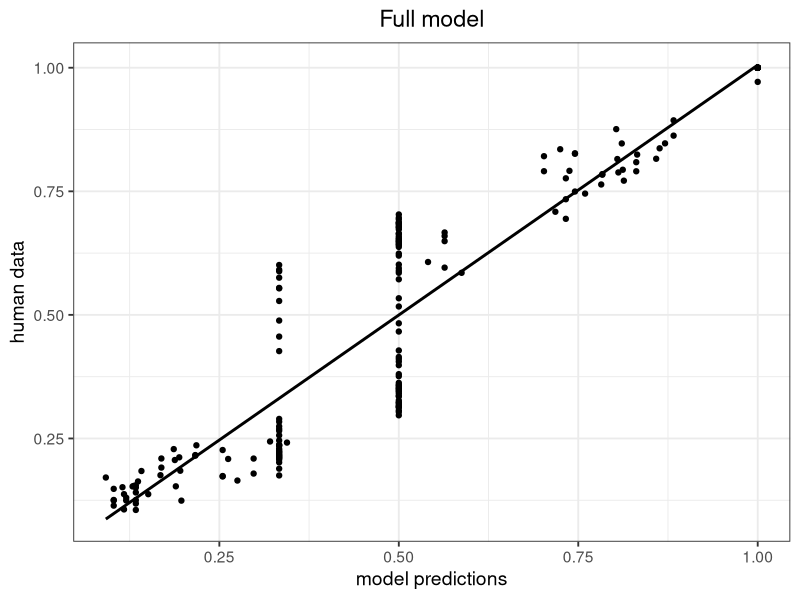
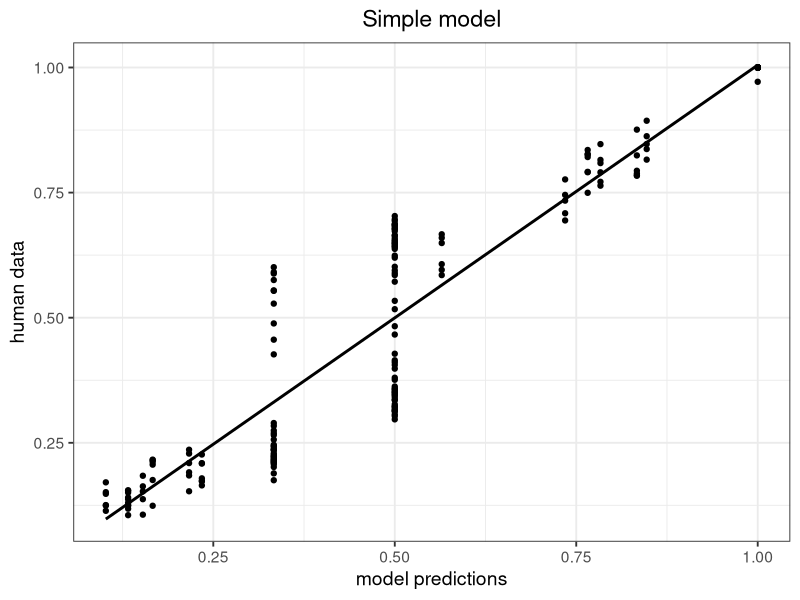
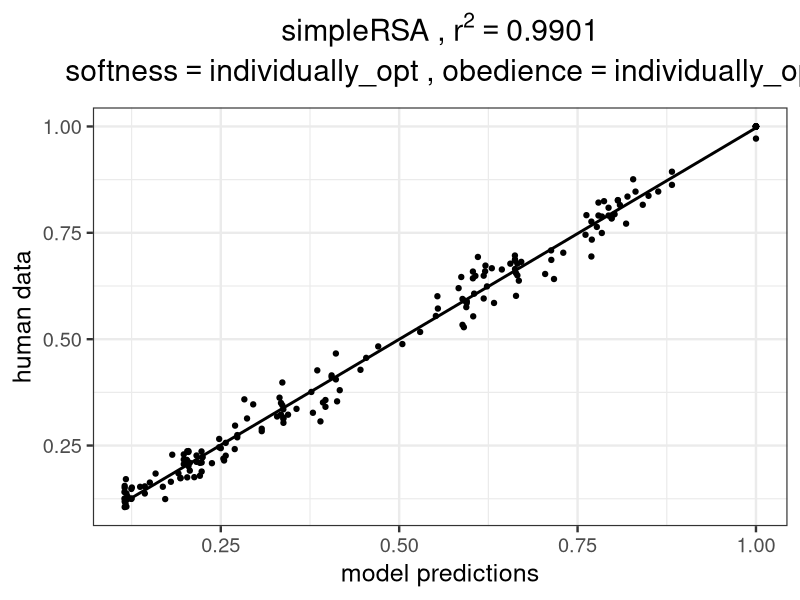
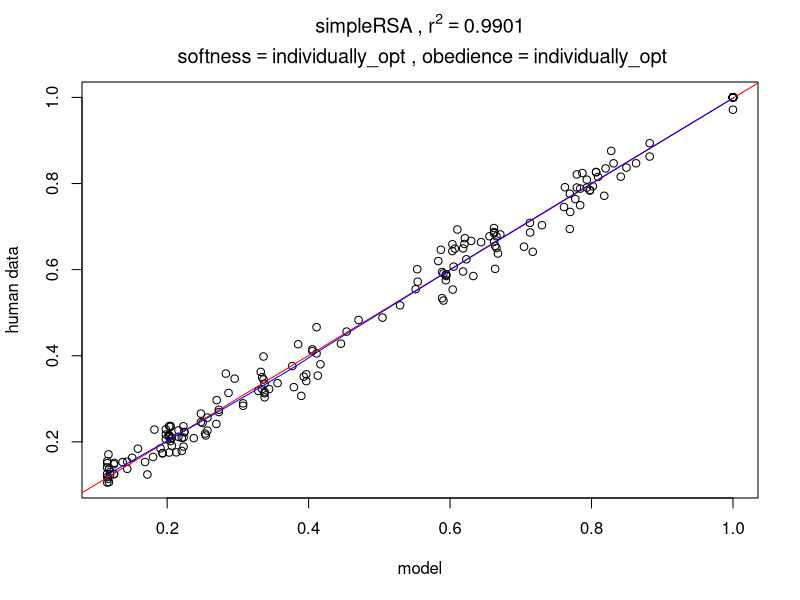
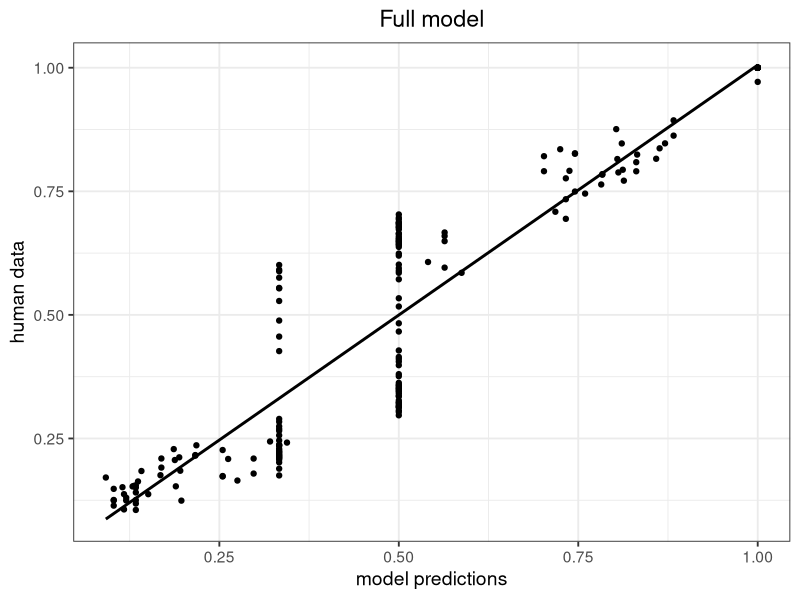
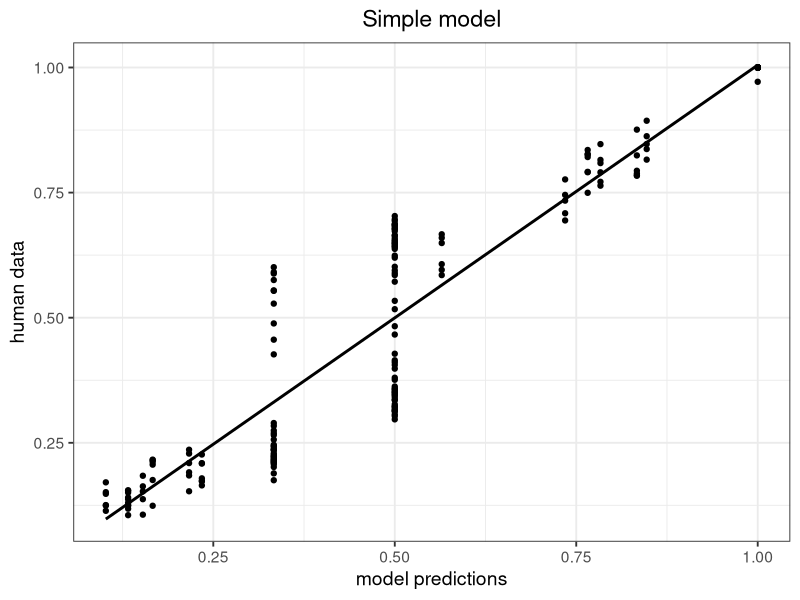
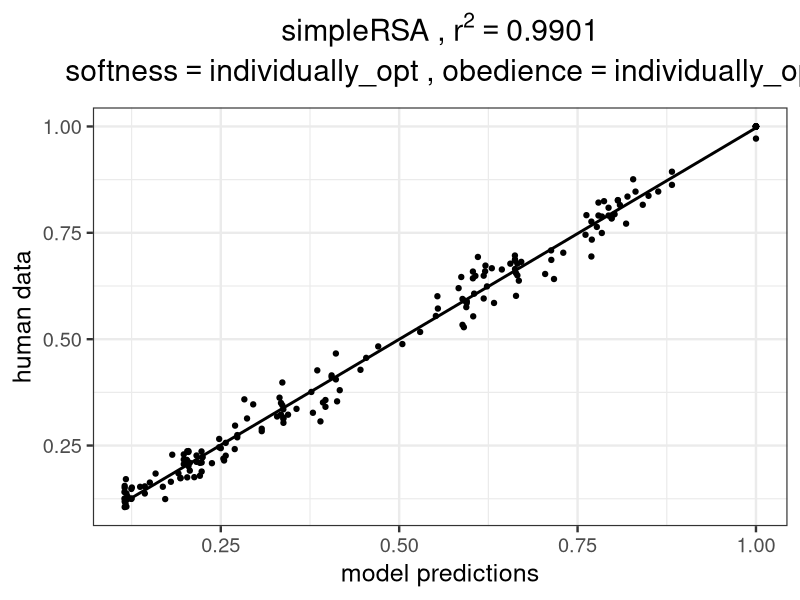

Write R code to recreate these figures, in order.
library("dplyr")
library("ggplot2")

################################################## X 4 Prior inference ##################################

# Import full csv table

setwd("~/Documents/GitHub/prior_inference/RSA_2019_08/X4_Plots")
full <- read.csv("for_scatterplots_updated.csv")
head(full)

## See what models we have ##

stats <- full %>%
    group_by(softness,obedience, alpha, cross_validated,type, Nr) %>%
    summarise(n_occur = n())
ordered <- stats[order(stats$Nr),] # Sort the summary table
print.data.frame(ordered)

##########################################################################################################

# Subset data for plotting. Fill in the template

# plotData <- subset(full, softness ==  & obedience ==  & cross_validated == " " & type == "") # for simple models
# plotData <- subset(full, softness ==  & obedience ==  & alpha == & cross_validated == " " & type == "") # for full models

# Softness, obedience, and alpha are numeric
# Cross_validated can be "yes" or "no"
# Type can be "simpleRSA" or "fullRSA"
# Nr is model number in the order they are listed in the scatterplot file. 

##########################################################################################################

### Subsets for figures in the paper. Pick one plotData subset, then run the define variables part
### Then generate the plot either with ggplot or a simple plot

## Figure \label{simple-full}

# for m23
plotData <- subset(full, softness == "globally_opt" & obedience == 0 & 
                          cross_validated == "no" & type == "fullRSA" & alpha == 1) 

r2 <- round((summary(lm(plotData$model~plotData$workerData))$r.squared), digits = 4)
softness <- unique(as.character(plotData$softness))
obedience <- unique(as.character(plotData$obedience))
type <- unique(as.character(plotData$type))
nr <- plotData$Nr[1]


figure <- ggplot(plotData, aes(x = model, y = workerData)) +
  geom_point() +
  stat_smooth(method = "lm",
              col = "black",
              se = FALSE,
              size = 1) +
  theme_bw(base_size = 14) +
  labs(title = "Full model")+
#  labs(title = bquote(atop
 #                     (.(type) ~"," ~ r^2 == .(r2),
 #                       ~ "softness" == .(softness) ~ "," ~ "obedience" == .(obedience)
 #                     )))+
  ylab("human data")+
  xlab("model predictions") +
  theme(plot.title = element_text(hjust = 0.5))
print(figure)
ggsave(figure, height = 3, width = 3, units = "in", filename = paste("m", nr,".pdf", sep=""))

model <- lm(formula = plotData$model~plotData$workerData)
summary(model)
confint(model)


# for m13
plotData <- subset(full, softness == "globally_opt" & obedience == 0 & 
                     cross_validated == "no" & type == "simpleRSA") 

model <- lm(formula = plotData$model~plotData$workerData)
summary(model)
confint(model)

r2 <- round((summary(lm(plotData$model~plotData$workerData))$r.squared), digits = 4)
softness <- unique(as.character(plotData$softness))
obedience <- unique(as.character(plotData$obedience))
type <- unique(as.character(plotData$type))
nr <- plotData$Nr[1]


figure <- ggplot(plotData, aes(x = model, y = workerData)) +
  geom_point() +
  stat_smooth(method = "lm",
              col = "black",
              se = FALSE,
              size = 1) +
  theme_bw(base_size = 14) +
  labs(title = "Simple model")+
  #  labs(title = bquote(atop
  #                     (.(type) ~"," ~ r^2 == .(r2),
  #                       ~ "softness" == .(softness) ~ "," ~ "obedience" == .(obedience)
  #                     )))+
  ylab("human data")+
  xlab("model predictions") +
  theme(plot.title = element_text(hjust = 0.5))
print(figure)
ggsave(figure, height = 3, width = 3, units = "in", filename = paste("m", nr,".pdf", sep=""))



#plotData <- subset(full, softness == "individually_opt" & obedience == 0.1 & cross_validated == "yes" & type == "simpleRSA") # for m9

####### Figure \label{simple-full-individual}
# for m16
plotData <- subset(full, softness == "individually_opt" & obedience == 0 & 
                                            cross_validated == "no" & type == "fullRSA" & 
                                             alpha == "individually_opt") 

# for m3                    
plotData <- subset(full, softness == "individually_opt" & obedience == 0 & 
                     cross_validated == "no" & type == "simpleRSA") 

########## Figure \label{cross-validation} ##########
# for m5
plotData <- subset(full, softness == "individually_opt" & obedience == "individually_opt" & 
                                             cross_validated == "no" & type == "simpleRSA") 

# for m8
plotData <- subset(full, softness == "individually_opt" & obedience == "individually_opt" & 
                    cross_validated == "yes" & type == "simpleRSA") 


# Define variables to pass to plot title and ggsave

r2 <- round((summary(lm(plotData$model~plotData$workerData))$r.squared), digits = 4)
softness <- unique(as.character(plotData$softness))
obedience <- unique(as.character(plotData$obedience))
type <- unique(as.character(plotData$type))
nr <- plotData$Nr[1]

## Scatterplot with ggplot2 ##
# Contains a title with parameter values for now ##

figure <- ggplot(plotData, aes(x = model, y = workerData)) +
  geom_point() +
  stat_smooth(method = "lm",
              col = "black",
              se = FALSE,
              size = 1) +
  theme_bw(base_size = 18) +
  labs(title = bquote(atop
                     (.(type) ~"," ~ r^2 == .(r2),
                       ~ "softness" == .(softness) ~ "," ~ "obedience" == .(obedience)
                     )))+
  ylab("human data")+
  xlab("model predictions") +
  theme(plot.title = element_text(hjust = 0.5))
print(figure)
ggsave(figure, filename = paste("m", nr,".pdf", sep=""))


## Simple plot works a little faster to look up r2 values ##

model <- lm(formula = plotData$model~plotData$workerData)
summary(model)
confint(model)

plot(plotData$model, plotData$workerData, xlab = "model", ylab = "human data")
abline(lm(formula = plotData$model~plotData$workerData), col="red") # regression line (y~x)
lines(lowess(plotData$model,plotData$workerData), col="blue") # lowess line (x,y)

title(main = bquote(atop
      (.(type) ~"," ~ r^2 == .(r2),
        ~ "softness" == .(softness) ~ "," ~ "obedience" == .(obedience)
        )))

#########################################################################################################


